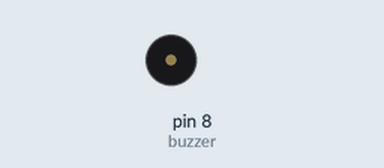
Bench run of a sketch on a simulated Arduino Uno, built with avr-gcc and run on an emulated ATmega328P. Shown: buzzer (waves = sounding).

Above: at 1.4 s.
At 39.31 s:
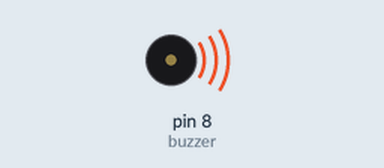
Timing chart, 0 to 40.0 s (numbered marks = the images above):
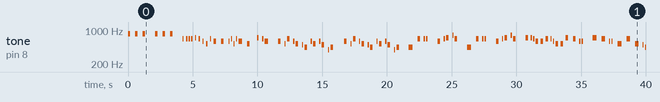

Measured:
- by itself, tone on pin 8 (buzzer): plays 830 Hz for 0.19 s, 830 Hz for 0.19 s, 830 Hz for 0.19 s, 830 Hz for 0.19 s, 830 Hz for 0.19 s, 830 Hz for 0.19 s … (93 notes in this stretch)

The sketch:

mehtermarsi.ino
```cpp
int buzzer = 8;
float C_0 = 16.35;
float Csharp_0 = 17.32;
float D_0 = 18.35;
float Dsharp_0 = 19.45;
float E_0 = 20.60;
float F_0 = 21.83;
float Fsharp_0 = 23.12;
float G_0 = 24.50;
float Gsharp_0 = 25.96;
float A_0 = 27.50;
float Asharp_0 = 29.14;
float B_0 = 30.87;

float C_1 = 32.70;
float Csharp_1 = 34.65;
float D_1 = 36.71;
float Dsharp_1 = 38.89;
float E_1 = 41.20;
float F_1 = 43.65;
float Fsharp_1 = 46.25;
float G_1 = 49.00;
float Gsharp_1 = 51.91;
float A_1 = 55.00;
float Asharp_1 = 58.27;
float B_1 = 61.74;

float C_2 = 65.41;
float Csharp_2 = 69.30;
float D_2 = 73.42;
float Dsharp_2 = 77.78;
float E_2 = 82.41;
float F_2 = 87.31;
float Fsharp_2 = 92.50;
float G_2 = 98.00;
float Gsharp_2 = 103.83;
float A_2 = 110.00;
float Asharp_2 = 116.54;
float B_2 = 123.47;

float C_3 = 130.81;
float Csharp_3 = 138.59;
float D_3 = 146.83;
float Dsharp_3 = 155.56;
float E_3 = 164.81;
float F_3 = 174.61;
float Fsharp_3 = 185.00;
float G_3 = 196.00;
float Gsharp_3 = 207.65;
float A_3 = 220.00;
float Asharp_3 = 233.08;
float B_3 = 246.94;

float C_4 = 261.63;
float Csharp_4 = 277.18;
float D_4 = 293.66;
float Dsharp_4 = 311.13;
float E_4 = 329.63;
float F_4 = 349.23;
float Fsharp_4 = 369.99;
float G_4 = 392.00;
float Gsharp_4 = 415.30;
float A_4 = 440.00;
float Asharp_4 = 466.16;
float B_4 = 493.88;

float C_5 = 523.25;
float Csharp_5 = 554.37;
float D_5 = 587.33;
float Dsharp_5 = 622.25;
float E_5 = 659.26;
float F_5 = 698.46;
float Fsharp_5 = 739.99;
float G_5 = 783.99;
float Gsharp_5 = 830.61;
float A_5 = 880.00;
float Asharp_5 = 932.33;
float B_5 = 987.77;

float C_6 = 1046.50;
float Csharp_6 = 1108.73;
float D_6 = 1174.66;
float Dsharp_6 = 1244.51;
float E_6 = 1318.51;
float F_6 = 1396.91;
float Fsharp_6 = 1479.98;
float G_6 = 1567.98;
float Gsharp_6 = 1661.22;
float A_6 = 1760.00;
float Asharp_6 = 1864.66;
float B_6 = 1975.53;

float C_7 = 2093.00;
float Csharp_7 = 2217.46;
float D_7 = 2349.32;
float Dsharp_7 = 2489.02;
float E_7 = 2637.02;
float F_7 = 2793.83;
float Fsharp_7 = 2959.96;
float G_7 = 3135.96;
float Gsharp_7 = 3322.44;
float A_7 = 3520.00;
float Asharp_7 = 3729.31;
float B_7 = 3951.07;

float C_8 = 4186.01;
float Csharp_8 = 4434.92;
float D_8 = 4698.64;
float Dsharp_8 = 4978.03;
float E_8 = 5274.04;
float F_8 = 5587.65;
float Fsharp_8 = 5919.91;
float G_8 = 6271.93;
float Gsharp_8 = 6644.88;
float A_8 = 7040.00;
float Asharp_8 = 7458.62;
float B_8 = 7902.13;

void setup() {
  pinMode(buzzer,OUTPUT);
}

void loop() {
  tone(buzzer, Gsharp_5);
  delay(192);
  noTone(buzzer);
  delay(384);

  tone(buzzer, Gsharp_5);
  delay(192);
  noTone(buzzer);
  delay(384);

  tone(buzzer, Gsharp_5);
  delay(192);
  noTone(buzzer);
  delay(768);

  tone(buzzer, Gsharp_5);
  delay(192);
  noTone(buzzer);
  delay(384);

  tone(buzzer, Gsharp_5);
  delay(192);
  noTone(buzzer);
  delay(384);

  tone(buzzer, Gsharp_5);
  delay(192);
  noTone(buzzer);
  delay(768);

  tone(buzzer, E_5);
  delay(96);
  noTone(buzzer);
  delay(192);

  tone(buzzer, E_5);
  delay(96);
  noTone(buzzer);
  delay(96);

  tone(buzzer, E_5);
  delay(96);
  noTone(buzzer);
  delay(96);

  tone(buzzer, E_5);
  delay(96);
  noTone(buzzer);
  delay(192);

  tone(buzzer, F_5);
  delay(96);
  noTone(buzzer);
  delay(192);

  tone(buzzer, E_5);
  delay(96);
  noTone(buzzer);
  delay(192);

  tone(buzzer, D_5);
  delay(96);
  noTone(buzzer);
  delay(192);

  tone(buzzer, C_5);
  delay(96);
  noTone(buzzer);
  delay(192);

  tone(buzzer, E_5);
  delay(96);
  noTone(buzzer);
  delay(192);

  tone(buzzer, D_5);
  delay(192);
  noTone(buzzer);
  delay(384);

  tone(buzzer, D_5);
  delay(192);
  noTone(buzzer);
  delay(384);

  tone(buzzer, D_5);
  delay(96);
  noTone(buzzer);
  delay(96);

  tone(buzzer, E_5);
  delay(96);
  noTone(buzzer);
  delay(96);

  tone(buzzer, C_5);
  delay(96);
  noTone(buzzer);
  delay(96);

  tone(buzzer, E_5);
  delay(96);
  noTone(buzzer);
  delay(96);

  tone(buzzer, D_5);
  delay(288);
  noTone(buzzer);
  delay(384);

  tone(buzzer, C_5);
  delay(192);
  noTone(buzzer);
  delay(576);

  tone(buzzer, F_5);
  delay(96);
  noTone(buzzer);
  delay(288);

  tone(buzzer, E_5);
  delay(96);
  noTone(buzzer);
  delay(96);

  tone(buzzer, D_5);
  delay(288);
  noTone(buzzer);
  delay(768);

  tone(buzzer, D_5);
  delay(192);
  noTone(buzzer);
  delay(288);

  tone(buzzer, C_5);
  delay(96);
  noTone(buzzer);
  delay(96);

  tone(buzzer, E_5);
  delay(192);
  noTone(buzzer);
  delay(288);

  tone(buzzer, D_5);
  delay(96);
  noTone(buzzer);
  delay(96);

  tone(buzzer, C_5);
  delay(192);
  noTone(buzzer);
  delay(288);

  tone(buzzer, B_4);
  delay(96);
  noTone(buzzer);
  delay(96);

  tone(buzzer, A_4);
  delay(192);
  noTone(buzzer);
  delay(288);

  tone(buzzer, D_5);
  delay(96);
  noTone(buzzer);
  delay(96);

  tone(buzzer, C_5);
  delay(192);
  noTone(buzzer);
  delay(288);

  tone(buzzer, D_5);
  delay(96);
  noTone(buzzer);
  delay(96);

  tone(buzzer, B_4);
  delay(192);
  noTone(buzzer);
  delay(288);

  tone(buzzer, G_4);
  delay(96);
  noTone(buzzer);
  delay(96);

  tone(buzzer, A_4);
  delay(192);
  noTone(buzzer);
  delay(864);

  tone(buzzer, D_5);
  delay(192);
  noTone(buzzer);
  delay(288);

  tone(buzzer, C_5);
  delay(96);
  noTone(buzzer);
  delay(96);

  tone(buzzer, E_5);
  delay(192);
  noTone(buzzer);
  delay(288);

  tone(buzzer, D_5);
  delay(96);
  noTone(buzzer);
  delay(96);

  tone(buzzer, C_5);
  delay(192);
  noTone(buzzer);
  delay(288);

  tone(buzzer, B_4);
  delay(96);
  noTone(buzzer);
  delay(96);

  tone(buzzer, A_4);
  delay(192);
  noTone(buzzer);
  delay(288);

  tone(buzzer, D_5);
  delay(96);
  noTone(buzzer);
  delay(96);

  tone(buzzer, C_5);
  delay(192);
  noTone(buzzer);
  delay(288);

  tone(buzzer, D_5);
  delay(96);
  noTone(buzzer);
  delay(96);

  tone(buzzer, B_4);
  delay(192);
  noTone(buzzer);
  delay(288);

  tone(buzzer, G_4);
  delay(96);
  noTone(buzzer);
  delay(96);

  tone(buzzer, A_4);
  delay(192);
  noTone(buzzer);
  delay(768);

  tone(buzzer, A_4);
  delay(288);
  noTone(buzzer);
  delay(384);

  tone(buzzer, E_5);
  delay(192);
  noTone(buzzer);
  delay(288);

  tone(buzzer, E_5);
  delay(96);
  noTone(buzzer);
  delay(96);

  tone(buzzer, E_5);
  delay(96);
  noTone(buzzer);
  delay(768);

  tone(buzzer, D_5);
  delay(192);
  noTone(buzzer);
  delay(288);

  tone(buzzer, E_5);
  delay(96);
  noTone(buzzer);
  delay(96);

  tone(buzzer, F_5);
  delay(192);
  noTone(buzzer);
  delay(288);

  tone(buzzer, G_5);
  delay(96);
  noTone(buzzer);
  delay(96);

  tone(buzzer, E_5);
  delay(192);
  noTone(buzzer);
  delay(768);

  tone(buzzer, A_4);
  delay(288);
  noTone(buzzer);
  delay(384);

  tone(buzzer, E_5);
  delay(192);
  noTone(buzzer);
  delay(288);

  tone(buzzer, E_5);
  delay(96);
  noTone(buzzer);
  delay(96);

  tone(buzzer, E_5);
  delay(96);
  noTone(buzzer);
  delay(768);

  tone(buzzer, D_5);
  delay(192);
  noTone(buzzer);
  delay(288);

  tone(buzzer, E_5);
  delay(96);
  noTone(buzzer);
  delay(96);

  tone(buzzer, F_5);
  delay(192);
  noTone(buzzer);
  delay(288);

  tone(buzzer, G_5);
  delay(96);
  noTone(buzzer);
  delay(96);

  tone(buzzer, E_5);
  delay(192);
  noTone(buzzer);
  delay(768);

  tone(buzzer, F_5);
  delay(192);
  noTone(buzzer);
  delay(192);

  tone(buzzer, F_5);
  delay(96);
  noTone(buzzer);
  delay(96);

  tone(buzzer, E_5);
  delay(96);
  noTone(buzzer);
  delay(96);

  tone(buzzer, D_5);
  delay(192);
  noTone(buzzer);
  delay(192);

  tone(buzzer, D_5);
  delay(192);
  noTone(buzzer);
  delay(192);

  tone(buzzer, E_5);
  delay(192);
  noTone(buzzer);
  delay(192);

  tone(buzzer, E_5);
  delay(96);
  noTone(buzzer);
  delay(96);

  tone(buzzer, D_5);
  delay(96);
  noTone(buzzer);
  delay(96);

  tone(buzzer, C_5);
  delay(192);
  noTone(buzzer);
  delay(192);

  tone(buzzer, C_5);
  delay(192);
  noTone(buzzer);
  delay(192);

  tone(buzzer, F_5);
  delay(192);
  noTone(buzzer);
  delay(384);

  tone(buzzer, E_5);
  delay(192);
  noTone(buzzer);
  delay(288);

  tone(buzzer, D_5);
  delay(96);
  noTone(buzzer);
  delay(96);

  tone(buzzer, D_5);
  delay(96);
  noTone(buzzer);
  delay(768);

  tone(buzzer, F_5);
  delay(288);
  noTone(buzzer);
  delay(384);

  tone(buzzer, E_5);
  delay(288);
  noTone(buzzer);
  delay(288);

  tone(buzzer, D_5);
  delay(96);
  noTone(buzzer);
  delay(96);

  tone(buzzer, D_5);
  delay(96);
  noTone(buzzer);
  delay(384);

  tone(buzzer, C_5);
  delay(288);
  noTone(buzzer);
  delay(384);

  tone(buzzer, E_5);
  delay(288);
  noTone(buzzer);
  delay(384);

  tone(buzzer, C_5);
  delay(288);
  noTone(buzzer);
  delay(288);

  tone(buzzer, B_4);
  delay(96);
  noTone(buzzer);
  delay(96);

  tone(buzzer, A_4);
  delay(288);
  noTone(buzzer);
  delay(384);

  tone(buzzer, D_5);
  delay(288);
  noTone(buzzer);
  delay(384);

  tone(buzzer, D_5);
  delay(288);
  noTone(buzzer);
  delay(384);

  tone(buzzer, C_5);
  delay(288);
  noTone(buzzer);
  delay(288);

  tone(buzzer, D_5);
  delay(96);
  noTone(buzzer);
  delay(96);

  tone(buzzer, B_4);
  delay(288);
  noTone(buzzer);
  delay(768);

  tone(buzzer, A_4);
  delay(288);
  noTone(buzzer);
  delay(288);

  tone(buzzer, B_4);
  delay(96);
  noTone(buzzer);
  delay(96);

  tone(buzzer, C_5);
  delay(288);
  noTone(buzzer);
  delay(288);

  tone(buzzer, B_4);
  delay(96);
  noTone(buzzer);
  delay(96);

  tone(buzzer, A_4);
  delay(288);
  noTone(buzzer);
  delay(768);

  tone(buzzer, F_5);
  delay(288);
  noTone(buzzer);
  delay(384);

  tone(buzzer, E_5);
  delay(288);
  noTone(buzzer);
  delay(288);

  tone(buzzer, D_5);
  delay(96);
  noTone(buzzer);
  delay(96);

  tone(buzzer, D_5);
  delay(96);
  noTone(buzzer);
  delay(768);

  tone(buzzer, F_5);
  delay(288);
  noTone(buzzer);
  delay(384);

  tone(buzzer, E_5);
  delay(288);
  noTone(buzzer);
  delay(288);

  tone(buzzer, D_5);
  delay(96);
  noTone(buzzer);
  delay(96);

  tone(buzzer, D_5);
  delay(96);
  noTone(buzzer);
  delay(384);

  tone(buzzer, C_5);
  delay(288);
  noTone(buzzer);
  delay(384);

  tone(buzzer, E_5);
  delay(288);
  noTone(buzzer);
  delay(384);

  tone(buzzer, C_5);
  delay(288);
  noTone(buzzer);
  delay(288);

  tone(buzzer, B_4);
  delay(96);
  noTone(buzzer);
  delay(96);

  tone(buzzer, A_4);
  delay(288);
  noTone(buzzer);
  delay(384);

  tone(buzzer, D_5);
  delay(288);
  noTone(buzzer);
  delay(384);

  tone(buzzer, D_5);
  delay(288);
  noTone(buzzer);
  delay(384);

  tone(buzzer, C_5);
  delay(288);
  noTone(buzzer);
  delay(288);

  tone(buzzer, D_5);
  delay(96);
  noTone(buzzer);
  delay(96);

  tone(buzzer, B_4);
  delay(288);
  noTone(buzzer);
  delay(768);

  tone(buzzer, A_4);
  delay(288);
  noTone(buzzer);
  delay(288);

  tone(buzzer, B_4);
  delay(96);
  noTone(buzzer);
  delay(96);

  tone(buzzer, C_5);
  delay(288);
  noTone(buzzer);
  delay(288);

  tone(buzzer, B_4);
  delay(96);
  noTone(buzzer);
  delay(96);

  tone(buzzer, A_4);
  delay(288);
  noTone(buzzer);
  delay(3000);
}
```
